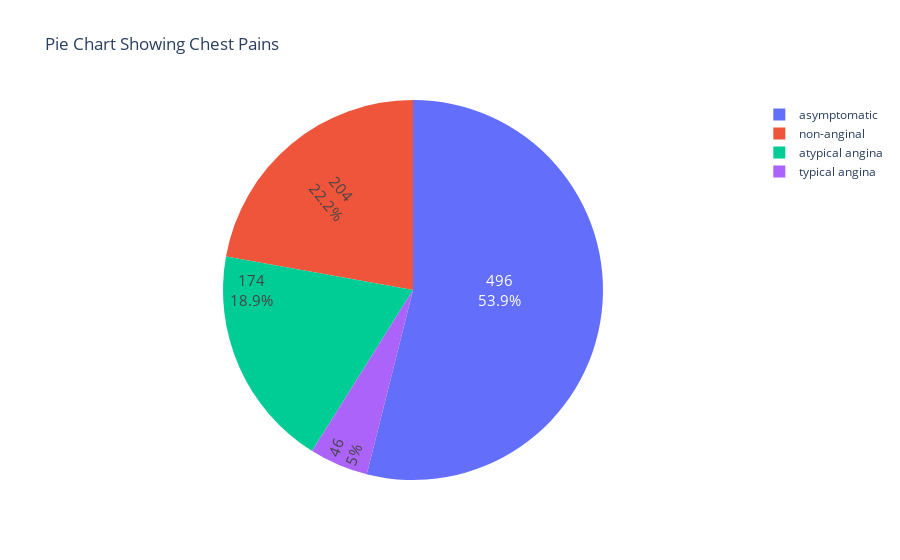

Notebook code for this chart:
### Code cell
df=heart_df['cp'].value_counts().reset_index().rename(columns={'index':'cp','cp':'count'})
fig = go.Figure([go.Pie(labels=df['cp'],values=df['count'])])
fig.update_traces(hoverinfo='label+percent', textinfo='value+percent', textfont_size=15,insidetextorientation='radial')
fig.update_layout(title="Pie Chart Showing Chest Pains")
fig.show()

### Figure 1 — Plotly figure (JSON) as saved in the notebook; plotly's stock layout.template omitted (floating-point values rounded to 4 significant figures)
{"data": [{"hoverinfo": "label+percent", "insidetextorientation": "radial", "labels": ["asymptomatic", "non-anginal", "atypical angina", "typical angina"], "textfont": {"size": 15}, "textinfo": "value+percent", "type": "pie", "values": [496, 204, 174, 46]}], "layout": {"title": {"text": "Pie Chart Showing Chest Pains"}}}
